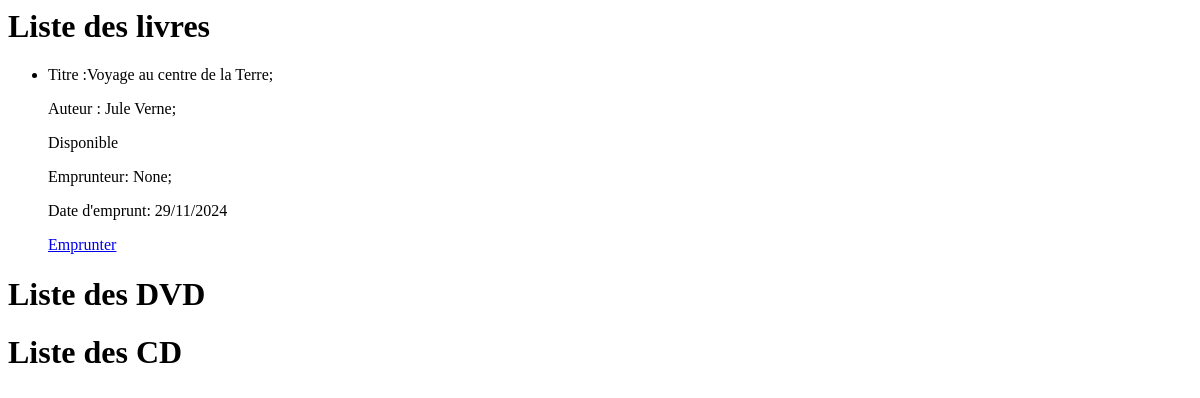
The page /bibliothecaire/listes/ on the database as committed earlier.
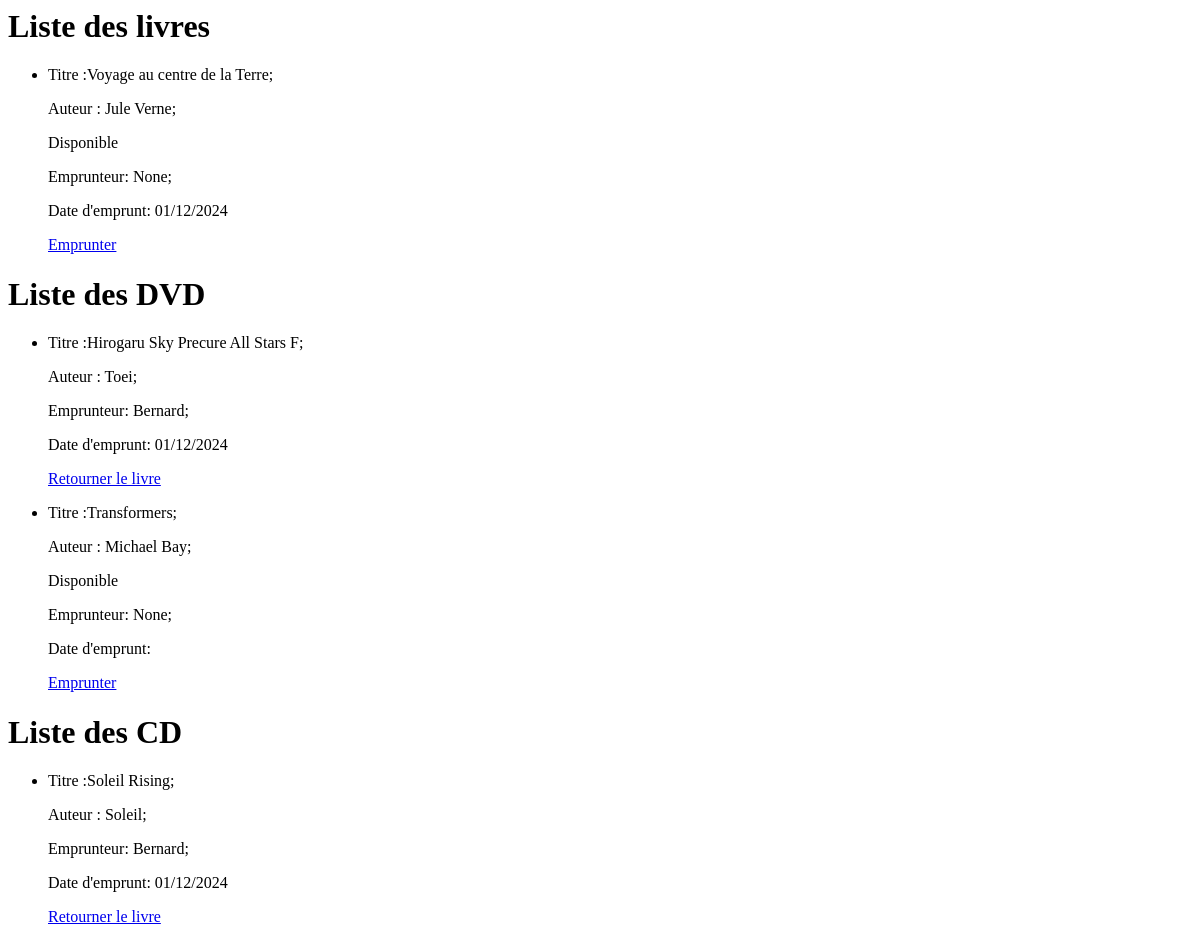
The same page on the database as committed later.
### bibliothecaire/models.py (models this page shows)
class Items(models.Model):
    name = models.fields.CharField(max_length=150)
    dateEmprunt = models.fields.DateTimeField(null=True, blank=True)
    disponible = models.fields.BooleanField(blank=True, null=True)
    emprunteur = models.ForeignKey(Emprunteur, null=True, blank=True, on_delete=models.SET_NULL)

class Livre(Items):
    auteur = models.fields.CharField(max_length=150)

class Items(models.Model):
    name = models.fields.CharField(max_length=150)
    dateEmprunt = models.fields.DateTimeField(null=True, blank=True)
    disponible = models.fields.BooleanField(blank=True, null=True)
    emprunteur = models.ForeignKey(Emprunteur, null=True, blank=True, on_delete=models.SET_NULL)

class Dvd(Items):
    realisateur = models.fields.CharField(max_length=150)

class Emprunteur(models.Model):
    name = models.fields.CharField(max_length=150)
    NombreEmprunt = models.fields.IntegerField()
    def __str__(self):
        return self.name

class Cd(Items):
    artiste = models.fields.CharField(max_length=150)

### bibliothecaire/views.py (the view)
# urls.py: path('listes/', views.listemedia, name='listes_media'),
def listemedia(request):
    livres = Livre.objects.all()
    dvds = Dvd.objects.all()
    cds = Cd.objects.all()
    jeux = JeuDePlateau.objects.all()
    return render(request, 'items/lists.html',
                  {'livres': livres, 'dvds': dvds, 'cds': cds, 'jeux': jeux})

### bibliothecaire/templates/items/lists.html (shortened to what this page needs)
<html>
    <h1>Liste des livres</h1>
    <ul>
        {% for livre in livres %}
            <li>
                <p>Titre :{{ livre.name }}; </p>
                <p>Auteur : {{ livre.auteur }};</p>
                {% if livre.disponible %}
                    Disponible
                {% endif %}
                <p>Emprunteur: {{ livre.emprunteur }};</p>
                <p>Date d'emprunt: {{ livre.dateEmprunt|date:"d/m/Y" }}</p>
                {% if livre.disponible %}
                    <a href="{% url 'emprunt_livre' livre.id %}" >Emprunter</a>
                {% else %}
                    <a href="{% url 'retour_livre' livre.id %}">Retourner le livre</a>
                {% endif %}
            </li>
        {% endfor %}
    </ul>
    <h1>Liste des DVD</h1>
    <ul>
        {% for dvd in dvds %}
        <li>
            <p>Titre :{{ dvd.name }}; </p>
            <p>Auteur : {{ dvd.realisateur }};</p>
            {% if dvd.disponible %}
                Disponible
            {% endif %}
            <p>Emprunteur: {{ dvd.emprunteur }};</p>
            <p>Date d'emprunt: {{ dvd.dateEmprunt|date:"d/m/Y" }}</p>
            {% if dvd.disponible %}
                <a href="{% url 'emprunt_dvd' dvd.id %}" >Emprunter</a>
            {% else %}
                <a href="{% url 'retour_dvd' dvd.id %}">Retourner le livre</a>
            {% endif %}
        </li>
        {% endfor %}
    </ul>
    <h1>Liste des CD</h1>
    <ul>
        {% for cd in cds %}
        <li>
            <p>Titre :{{ cd.name }}; </p>
            <p>Auteur : {{ cd.artiste }};</p>
            <p>Emprunteur: {{ cd.emprunteur }};</p>
            <p>Date d'emprunt: {{ cd.dateEmprunt|date:"d/m/Y" }}</p>
            {% if cd.disponible %}
                <a href="{% url 'emprunt_cd' cd.id %}" >Emprunter</a>
            {% else %}
                <a href="{% url 'retour_cd' cd.id %}">Retourner le livre</a>
            {% endif %}
        </li>
        {% endfor %}
    </ul>
</html>

Rows that differ between the two databases and show on the page:
changed through a linked row, Livre "Jule Verne": dateEmprunt "29/11/2024" → "01/12/2024"
added Dvd: name "Hirogaru Sky Precure All Stars F", realisateur "Toei", emprunteur "Bernard", dateEmprunt "01/12/2024", shows "Retourner le livre"
added Dvd: name "Transformers", realisateur "Michael Bay", shows "Disponible", emprunteur "None", shows "Emprunter"
added Cd: name "Soleil Rising", artiste "Soleil", emprunteur "Bernard", dateEmprunt "01/12/2024"
